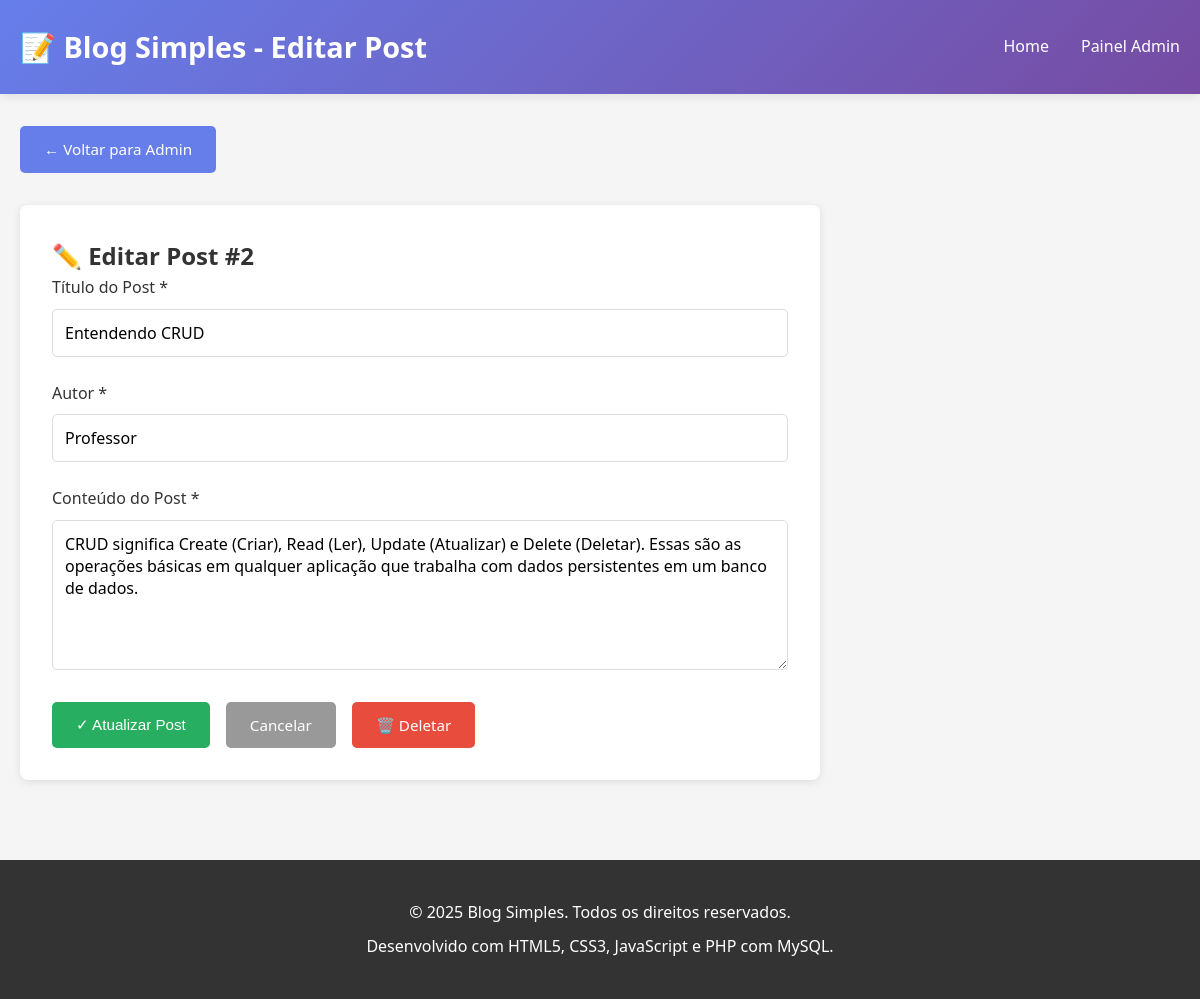
The page /editar.php?id=2 on the database its author committed.
### tables this page shows
CREATE TABLE IF NOT EXISTS posts (
    id INT AUTO_INCREMENT PRIMARY KEY,
    titulo VARCHAR(255) NOT NULL,
    conteudo TEXT NOT NULL,
    autor VARCHAR(100) NOT NULL,
    data_criacao TIMESTAMP DEFAULT CURRENT_TIMESTAMP,
    data_atualizacao TIMESTAMP DEFAULT CURRENT_TIMESTAMP ON UPDATE CURRENT_TIMESTAMP
);

### editar.php (the view, shortened to what this page needs)
<?php
include '../includes/conexao.php';
$post_id = isset($_GET['id']) ? intval($_GET['id']) : 0;
$sql = "SELECT id, titulo, conteudo, autor FROM posts WHERE id = ?";
$stmt = $conexao->prepare($sql);
$stmt->bind_param("i", $post_id);
$stmt->execute();
$resultado = $stmt->get_result();
$post = $resultado->fetch_assoc();
?>
<!DOCTYPE html>
<html lang="pt-BR">
<head>
    <link rel="stylesheet" href="../css/style.css">
</head>
<body>
    <header>
        <div class="container">
            <h1>📝 Blog Simples - Editar Post</h1>
            <nav>
                <ul>
                    <li><a href="../index.php">Home</a></li>
                    <li><a href="index.php">Painel Admin</a></li>
                </ul>
            </nav>
        </div>
    </header>
    <main>
        <div class="container">
            <a href="index.php" class="btn" style="margin-bottom: 2rem;">← Voltar para Admin</a>
            <div style="background: white; padding: 2rem; border-radius: 8px; box-shadow: 0 2px 8px rgba(0, 0, 0, 0.1); max-width: 800px;">
                <h2>✏️ Editar Post #<?php echo $post_id; ?></h2>
                <form method="POST" id="formEditarPost">
                    <div class="form-group">
                        <label for="titulo">Título do Post *</label>
                        <input
                            type="text"
                            id="titulo"
                            name="titulo"
                            placeholder="Digite o título do post"
                            value="<?php echo htmlspecialchars($post['titulo']); ?>"
                            required
                        >
                    </div>
                    <div class="form-group">
                        <label for="autor">Autor *</label>
                        <input
                            type="text"
                            id="autor"
                            name="autor"
                            placeholder="Digite o nome do autor"
                            value="<?php echo htmlspecialchars($post['autor']); ?>"
                            required
                        >
                    </div>
                    <div class="form-group">
                        <label for="conteudo">Conteúdo do Post *</label>
                        <textarea
                            id="conteudo"
                            name="conteudo"
                            placeholder="Digite o conteúdo completo do post aqui..."
                            required
                        ><?php echo htmlspecialchars($post['conteudo']); ?></textarea>
                    </div>
                    <div class="form-actions">
                        <button type="submit" name="atualizar_post" class="btn btn-success" onclick="return validarFormulario('formEditarPost');">✓ Atualizar Post</button>
                        <a href="index.php" class="btn btn-secondary" style="text-align: center;">Cancelar</a>
                        <a href="deletar.php?id=<?php echo $post_id; ?>" class="btn btn-danger" onclick="return confirm('Tem certeza que deseja deletar este post?');">🗑️ Deletar</a>
                    </div>
                </form>
            </div>
        </div>
    </main>
    <footer>
        <p>&copy; 2025 Blog Simples. Todos os direitos reservados.</p>
        <p>Desenvolvido com HTML5, CSS3, JavaScript e PHP com MySQL.</p>
    </footer>
</body>
</html>

### style.css (style rules this page uses)
* { margin: 0; padding: 0; box-sizing: border-box; }
html { scroll-behavior: smooth; }
body { font-family: 'Segoe UI', Tahoma, Geneva, Verdana, sans-serif; line-height: 1.6; color: #333; background-color: #f5f5f5; }
header { background: linear-gradient(135deg, #667eea 0%, #764ba2 100%); color: white; padding: 1.5rem 0; box-shadow: 0 2px 10px rgba(0, 0, 0, 0.1); position: sticky; top: 0; z-index: 100; }
header .container { max-width: 1200px; margin: 0 auto; padding: 0 20px; display: flex; justify-content: space-between; align-items: center; }
header h1 { font-size: 1.8rem; font-weight: 700; }
header nav ul { list-style: none; display: flex; gap: 2rem; }
header nav a { color: white; text-decoration: none; font-weight: 500; transition: opacity 0.3s ease; }
.container { max-width: 1200px; margin: 0 auto; padding: 0 20px; }
main { padding: 2rem 0; min-height: calc(100vh - 200px); }
.btn { display: inline-block; padding: 0.7rem 1.5rem; background: #667eea; color: white; text-decoration: none; border-radius: 5px; border: none; cursor: pointer; font-size: 0.95rem; transition: background 0.3s ease; }
.btn-secondary { background: #999; }
.btn-danger { background: #e74c3c; }
.btn-success { background: #27ae60; }
.form-group { margin-bottom: 1.5rem; }
label { display: block; margin-bottom: 0.5rem; font-weight: 500; color: #333; }
input[type="text"], input[type="email"], textarea, select { width: 100%; padding: 0.75rem; border: 1px solid #ddd; border-radius: 5px; font-family: inherit; font-size: 1rem; transition: border-color 0.3s ease; }
textarea { resize: vertical; min-height: 150px; }
.form-actions { display: flex; gap: 1rem; margin-top: 1.5rem; }
footer { background: #333; color: white; text-align: center; padding: 2rem; margin-top: 3rem; }
footer p { margin: 0.5rem 0; }

### rows shown on the page
posts: titulo "Entendendo CRUD", autor "Professor", conteudo "CRUD significa Create (Criar), Read (Ler), Update (Atualizar) e Delete (Deletar). Essas são as operações básicas em qualquer aplicação que trabalha com dados persistentes em um banco de dados."

### other values the page prints
$post_id "2"
